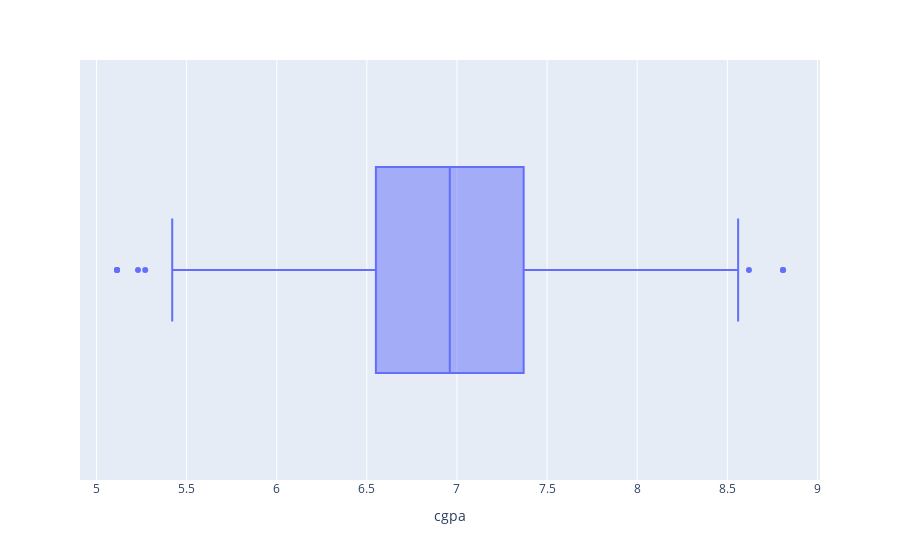

Source (notebook cell):
### Code cell
import plotly.express as px
px.box(df,x="cgpa")

### Figure 1 — Plotly figure (JSON) as saved in the notebook; plotly's stock layout.template omitted (floating-point values rounded to 4 significant figures; data arrays with more than 128 entries replaced by an {"elided": "..."} marker saying what was removed)
{"data": [{"alignmentgroup": "True", "hovertemplate": "cgpa=%{x}<extra></extra>", "legendgroup": "", "marker": {"color": "#636efa"}, "name": "", "notched": false, "offsetgroup": "", "orientation": "h", "showlegend": false, "type": "box", "x": {"elided": "1000 float values"}, "x0": " ", "xaxis": "x", "y0": " ", "yaxis": "y"}], "layout": {"boxmode": "group", "legend": {"tracegroupgap": 0}, "margin": {"t": 60}, "xaxis": {"anchor": "y", "domain": [0, 1], "title": {"text": "cgpa"}}, "yaxis": {"anchor": "x", "domain": [0, 1]}}}
